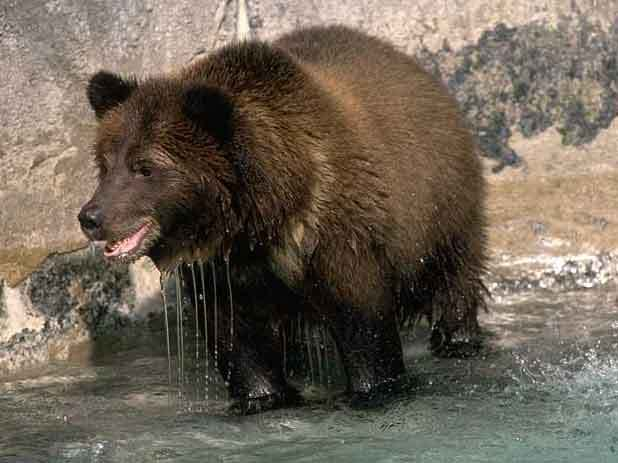
#> input picture dataset/query/009_0036.jpg, 618 x 463 px; its folder holds 4 pictures in this run
$ python part_1.py   (older library calls are emulated)
#> lines starting #> are read from the running program, lines starting #| are printed output that depends on the picture
import os
import cv2
import numpy as np
from scipy.spatial import distance
from sklearn.preprocessing import normalize


query_path = "dataset/query"
train_path = "dataset/train"

query_file_names = []
for (dirpath, dirnames, filenames) in os.walk(query_path):
    for f in filenames:
        query_file_names.append(os.path.join(os.path.join(dirpath, f)))

train_file_names = []
for (dirpath, dirnames, filenames) in os.walk(train_path):
    for f in filenames:
        train_file_names.append(os.path.join(os.path.join(dirpath, f)))

cv_query_images = []
for filename in query_file_names:
    cv_query_images.append(cv2.imread(filename))

cv_train_images = []
#> cv_train_images = []
for filename in train_file_names:
    cv_train_images.append(cv2.imread(filename))


def build_filters():
    filters = []
    ksize = 31
    for theta in np.arange(0, np.pi/8, np.pi / 320):
        kern = cv2.getGaborKernel((ksize, ksize), 4.0, theta, 10.0, 0.5, 0, ktype=cv2.CV_32F)
        kern /= 1.5 * kern.sum()
        filters.append(kern)
#> this loop made 40 passes
#> pass 1, in build_filters, `kern = cv2.getGaborKernel((ksize, ksize), 4.0, theta, 10.0, 0.5, 0, kt..`:
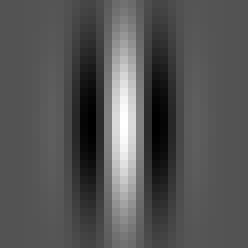
#> kern: shape (31, 31) float32 (shown 8 times larger); min -0.491, max 1, mean 0.00844; drawn with min black and max white
#> after the loop:
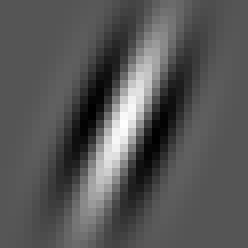
#> kern: shape (31, 31) float32 (shown 8 times larger); min -0.0403, max 0.0796, mean 0.000694; drawn with min black and max white
    return filters


def process(img, filters):
    accum = np.zeros(shape=(1, 40))
    i = 0
    for kern in filters:
        # fimg = ndimage.convolve(img, kern, mode='constant', cval=1.0)
        fimg = cv2.filter2D(img, cv2.CV_8UC3, kern)
        mean_val = np.mean(fimg)
        np.put(accum, i, mean_val)
        i = i + 1
    return normalize(accum)

def find_five_most_similar(img):
    response = process(img, filters)
    dist = []
    max_dist_idx = [0, 1, 2, 3, 4]

    for k in range(5):
        dist_in = distance.euclidean(response, train_responces[k])
        dist.append(dist_in)

    dist.sort()
    for k in range(5, len(cv_train_images)):
        dist_in = distance.euclidean(response, train_responces[k])
        for m in range(len(dist)):
            if (dist_in < dist[m]):
                dist[m] = dist_in
                max_dist_idx[m] = k
                break

    print("query file name: ", query_file_names[selected_q])
    for i in range(len(max_dist_idx)):
        print("train {} file name: ".format(str(i)), train_file_names[max_dist_idx[i]])
    print("distances:  ", dist)
    print()
    return max_dist_idx


filters = build_filters()


train_responces = []
for t_img in cv_train_images:
    train_responces.append(process(t_img, filters))
#> this loop made 0 passes


true_output_total = 0
true_output_class = 0
number_of_query = 0


#selected_query_index =20
#find_five_most_similar(cv_query_images[selected_query_index])


for i in range(len(cv_query_images)):

    number_of_query = number_of_query + 1
    response = process(cv_query_images[i], filters)
    dist = 1
    max_dist_idx = 0

    for k in range(len(train_responces)):
        dist_in = distance.euclidean(response, train_responces[k])
        if (dist_in < dist):
            dist = dist_in
            max_dist_idx = k

#> (the run stopped early here; a loop or call above may not have finished)
